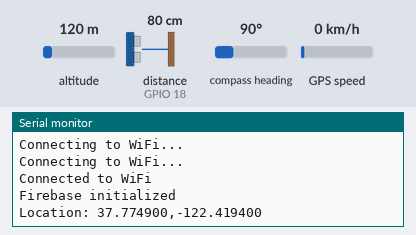
Recording of a sketch running on a simulated ESP32. Parts: the last lines printed to the serial monitor. Wiring (inferred from the names in the program): ultrasonic range finder: trigger GPIO 5; echo GPIO 18. The test bench sets the inputs (shaded band); at power-on: distance to the obstacle (sensor on GPIO 18) 80 cm, altitude 120 m, compass heading 90°, GPS speed 0 km/h. The echo pulse lasts 58.3 µs per cm; WiFi joins after 1.5 s; servers stay silent unless stated; the GPS gets a fix after 3 s at 37.7749, -122.4194 with 8 satellites.

Above: at 6.2 s.
6.3 s: distance to the obstacle (sensor on GPIO 18) set to 2 cm
At 6.45 s:
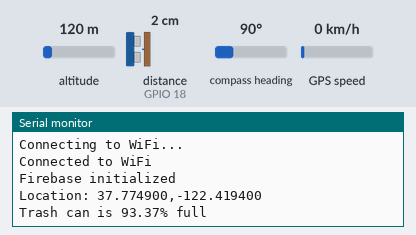
7.9 s: distance to the obstacle (sensor on GPIO 18) set to 4 cm
At 8.8 s:
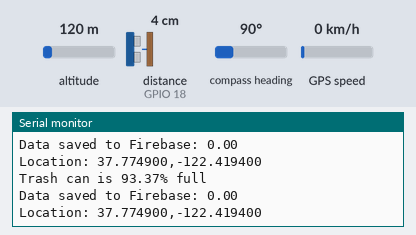

Measured:
- after the input at 6.3 s, the serial monitor: prints a new line at once (image 1)

The sketch:

SmartBin.ino
```cpp
/**
 * Libraries needed:
 * Wifi 1.2.7
 * EspSoftwareSerial 8.1.0
 * Firebase ESP32 Client 4.3.14
 * TinyGPSPlus 1.0.3
 */

#include <WiFi.h>
#include <FirebaseESP32.h>
#include <SoftwareSerial.h>
#include <TinyGPS++.h>

const char* ssid = "smartbin";
const char* password = "smartbin";
#define RXD2 16
#define TXD2 17
#define FIREBASE_HOST "https://smartbin-d94f7-default-rtdb.europe-west1.firebasedatabase.app/"
#define FIREBASE_AUTH "96f39500cb59f6f63ca1d780e9a35b10ba1c2633"

#define PERCENTAGE "/smartbin/Bin1/percentage"
#define LONGITUDE "/smartbin/Bin1/location/longitude"
#define LATITUDE "/smartbin/Bin1/location/latitude"

const int trigPin = 5;
const int echoPin = 18;

const float trashCanHeight = 30;

TinyGPSPlus gps;
FirebaseData firebaseData;
EspSoftwareSerial::UART ss;
void setup() {
  Serial.begin(9600);
  ss.begin(9600, SWSERIAL_8N1, RXD2, TXD2, false);
  if (!ss) {
    Serial.println("Serial initialisation failed");
  }
  WiFi.mode(WIFI_STA);
  WiFi.begin(ssid, password);
  while (WiFi.status() != WL_CONNECTED) {
    delay(1000);
    Serial.println("Connecting to WiFi...");
  }
  Serial.println("Connected to WiFi");

  Firebase.begin(FIREBASE_HOST, FIREBASE_AUTH);
  Serial.println("Firebase initialized");


  pinMode(trigPin, OUTPUT);
  pinMode(echoPin, INPUT);
  delay(3000);
}

void loop() {
  digitalWrite(trigPin, LOW);
  delayMicroseconds(2);
  digitalWrite(trigPin, HIGH);
  delayMicroseconds(10);
  digitalWrite(trigPin, LOW);

  long duration = pulseIn(echoPin, HIGH);
  float distance = (duration * 0.034) / 2;

  float percentage = 0.0f;
  if (distance <= trashCanHeight) {
    percentage = float(((trashCanHeight - distance) / trashCanHeight) * 100);
    Serial.print("Trash can is ");
    Serial.print(percentage);
    Serial.println("% full");

    Firebase.setFloat(firebaseData, PERCENTAGE, percentage);
    Serial.print("Data saved to Firebase: ");
    Serial.println(firebaseData.floatData());
  }

  while (ss.available() > 0) {
    byte bytes = ss.read();
    //Serial.write(bytes);
    gps.encode(bytes);
  }
//  if (millis() > 5000 && gps.charsProcessed() < 10)
//  {
//    Serial.println(F("No GPS detected: check wiring."));
//    while (true);
//  }
  displayInfo();
  Serial.println("");

  delay(1000);
}

void displayInfo()
{
  Serial.print(F("Location: "));
  Serial.print(gps.location.lat(), 6);
  Firebase.setDouble(firebaseData, LATITUDE, gps.location.lat());
  Serial.print(F(","));
  Serial.print(gps.location.lng(), 6);
  Firebase.setDouble(firebaseData, LONGITUDE, gps.location.lng());
}
```
